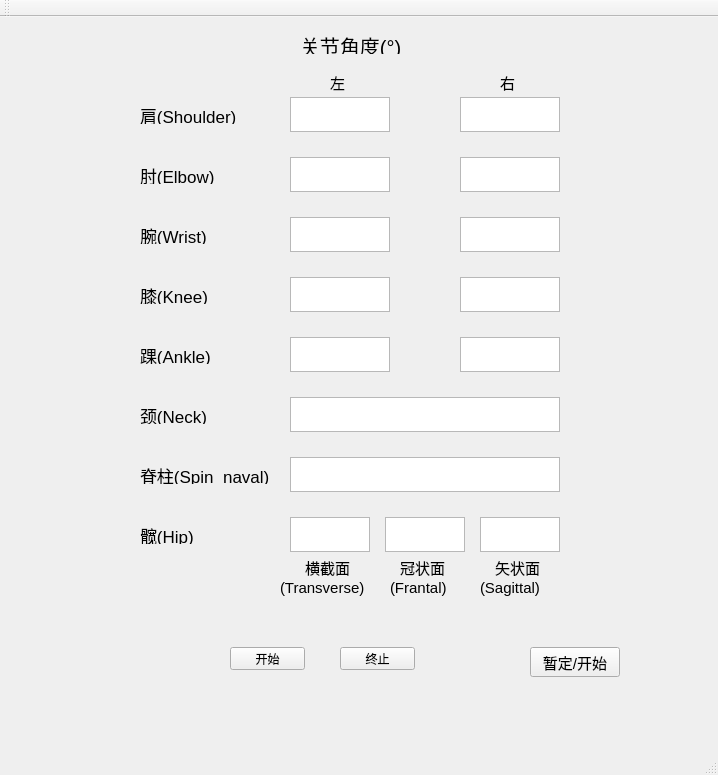
<?xml version="1.0" encoding="UTF-8"?>
<ui version="4.0">
 <class>QtGuiClass</class>
 <widget class="QMainWindow" name="QtGuiClass">
  <property name="geometry">
   <rect>
    <x>0</x>
    <y>0</y>
    <width>718</width>
    <height>775</height>
   </rect>
  </property>
  <property name="windowTitle">
   <string>SkeletonDataViewer</string>
  </property>
  <widget class="QWidget" name="centralWidget">
   <widget class="QLabel" name="label">
    <property name="geometry">
     <rect>
      <x>140</x>
      <y>90</y>
      <width>107</width>
      <height>17</height>
     </rect>
    </property>
    <property name="font">
     <font>
      <pointsize>13</pointsize>
     </font>
    </property>
    <property name="layoutDirection">
     <enum>Qt::LeftToRight</enum>
    </property>
    <property name="text">
     <string>肩(Shoulder)</string>
    </property>
   </widget>
   <widget class="QTextBrowser" name="shoulder_left">
    <property name="geometry">
     <rect>
      <x>290</x>
      <y>80</y>
      <width>100</width>
      <height>35</height>
     </rect>
    </property>
   </widget>
   <widget class="QTextBrowser" name="shoulder_right">
    <property name="geometry">
     <rect>
      <x>460</x>
      <y>80</y>
      <width>100</width>
      <height>35</height>
     </rect>
    </property>
   </widget>
   <widget class="QLabel" name="label_2">
    <property name="geometry">
     <rect>
      <x>300</x>
      <y>20</y>
      <width>140</width>
      <height>17</height>
     </rect>
    </property>
    <property name="font">
     <font>
      <pointsize>15</pointsize>
     </font>
    </property>
    <property name="layoutDirection">
     <enum>Qt::LeftToRight</enum>
    </property>
    <property name="text">
     <string>关节角度(°)</string>
    </property>
   </widget>
   <widget class="QLabel" name="label_3">
    <property name="geometry">
     <rect>
      <x>140</x>
      <y>150</y>
      <width>107</width>
      <height>17</height>
     </rect>
    </property>
    <property name="font">
     <font>
      <pointsize>13</pointsize>
     </font>
    </property>
    <property name="layoutDirection">
     <enum>Qt::LeftToRight</enum>
    </property>
    <property name="text">
     <string>肘(Elbow)</string>
    </property>
   </widget>
   <widget class="QTextBrowser" name="elbow_left">
    <property name="geometry">
     <rect>
      <x>290</x>
      <y>140</y>
      <width>100</width>
      <height>35</height>
     </rect>
    </property>
   </widget>
   <widget class="QTextBrowser" name="elbow_right">
    <property name="geometry">
     <rect>
      <x>460</x>
      <y>140</y>
      <width>100</width>
      <height>35</height>
     </rect>
    </property>
   </widget>
   <widget class="QLabel" name="label_4">
    <property name="geometry">
     <rect>
      <x>330</x>
      <y>55</y>
      <width>54</width>
      <height>20</height>
     </rect>
    </property>
    <property name="font">
     <font>
      <pointsize>11</pointsize>
     </font>
    </property>
    <property name="text">
     <string>左</string>
    </property>
   </widget>
   <widget class="QLabel" name="label_5">
    <property name="geometry">
     <rect>
      <x>500</x>
      <y>55</y>
      <width>54</width>
      <height>20</height>
     </rect>
    </property>
    <property name="font">
     <font>
      <pointsize>11</pointsize>
     </font>
    </property>
    <property name="text">
     <string>右</string>
    </property>
   </widget>
   <widget class="QLabel" name="label_6">
    <property name="geometry">
     <rect>
      <x>140</x>
      <y>210</y>
      <width>107</width>
      <height>17</height>
     </rect>
    </property>
    <property name="font">
     <font>
      <pointsize>13</pointsize>
     </font>
    </property>
    <property name="layoutDirection">
     <enum>Qt::LeftToRight</enum>
    </property>
    <property name="text">
     <string>腕(Wrist)</string>
    </property>
   </widget>
   <widget class="QTextBrowser" name="wrist_left">
    <property name="geometry">
     <rect>
      <x>290</x>
      <y>200</y>
      <width>100</width>
      <height>35</height>
     </rect>
    </property>
   </widget>
   <widget class="QTextBrowser" name="wrist_right">
    <property name="geometry">
     <rect>
      <x>460</x>
      <y>200</y>
      <width>100</width>
      <height>35</height>
     </rect>
    </property>
   </widget>
   <widget class="QLabel" name="label_7">
    <property name="geometry">
     <rect>
      <x>140</x>
      <y>330</y>
      <width>107</width>
      <height>17</height>
     </rect>
    </property>
    <property name="font">
     <font>
      <pointsize>13</pointsize>
     </font>
    </property>
    <property name="layoutDirection">
     <enum>Qt::LeftToRight</enum>
    </property>
    <property name="text">
     <string>踝(Ankle)</string>
    </property>
   </widget>
   <widget class="QTextBrowser" name="knee_left">
    <property name="geometry">
     <rect>
      <x>290</x>
      <y>260</y>
      <width>100</width>
      <height>35</height>
     </rect>
    </property>
   </widget>
   <widget class="QLabel" name="label_8">
    <property name="geometry">
     <rect>
      <x>140</x>
      <y>390</y>
      <width>107</width>
      <height>17</height>
     </rect>
    </property>
    <property name="font">
     <font>
      <pointsize>13</pointsize>
     </font>
    </property>
    <property name="layoutDirection">
     <enum>Qt::LeftToRight</enum>
    </property>
    <property name="text">
     <string>颈(Neck)</string>
    </property>
   </widget>
   <widget class="QTextBrowser" name="knee_right">
    <property name="geometry">
     <rect>
      <x>460</x>
      <y>260</y>
      <width>100</width>
      <height>35</height>
     </rect>
    </property>
   </widget>
   <widget class="QTextBrowser" name="ankle_left">
    <property name="geometry">
     <rect>
      <x>290</x>
      <y>320</y>
      <width>100</width>
      <height>35</height>
     </rect>
    </property>
   </widget>
   <widget class="QTextBrowser" name="ankle_right">
    <property name="geometry">
     <rect>
      <x>460</x>
      <y>320</y>
      <width>100</width>
      <height>35</height>
     </rect>
    </property>
   </widget>
   <widget class="QLabel" name="label_9">
    <property name="geometry">
     <rect>
      <x>140</x>
      <y>270</y>
      <width>107</width>
      <height>17</height>
     </rect>
    </property>
    <property name="font">
     <font>
      <pointsize>13</pointsize>
     </font>
    </property>
    <property name="layoutDirection">
     <enum>Qt::LeftToRight</enum>
    </property>
    <property name="text">
     <string>膝(Knee)</string>
    </property>
   </widget>
   <widget class="QTextBrowser" name="neck">
    <property name="geometry">
     <rect>
      <x>290</x>
      <y>380</y>
      <width>270</width>
      <height>35</height>
     </rect>
    </property>
   </widget>
   <widget class="QLabel" name="label_10">
    <property name="geometry">
     <rect>
      <x>140</x>
      <y>450</y>
      <width>141</width>
      <height>17</height>
     </rect>
    </property>
    <property name="font">
     <font>
      <pointsize>13</pointsize>
     </font>
    </property>
    <property name="layoutDirection">
     <enum>Qt::LeftToRight</enum>
    </property>
    <property name="text">
     <string>脊柱(Spin_naval)</string>
    </property>
   </widget>
   <widget class="QTextBrowser" name="spin_naval">
    <property name="geometry">
     <rect>
      <x>290</x>
      <y>440</y>
      <width>270</width>
      <height>35</height>
     </rect>
    </property>
   </widget>
   <widget class="QLabel" name="label_11">
    <property name="geometry">
     <rect>
      <x>140</x>
      <y>510</y>
      <width>107</width>
      <height>17</height>
     </rect>
    </property>
    <property name="font">
     <font>
      <pointsize>13</pointsize>
     </font>
    </property>
    <property name="layoutDirection">
     <enum>Qt::LeftToRight</enum>
    </property>
    <property name="text">
     <string>髋(Hip)</string>
    </property>
   </widget>
   <widget class="QTextBrowser" name="transverse">
    <property name="geometry">
     <rect>
      <x>290</x>
      <y>500</y>
      <width>80</width>
      <height>35</height>
     </rect>
    </property>
   </widget>
   <widget class="QTextBrowser" name="frantal">
    <property name="geometry">
     <rect>
      <x>385</x>
      <y>500</y>
      <width>80</width>
      <height>35</height>
     </rect>
    </property>
   </widget>
   <widget class="QTextBrowser" name="sagittal">
    <property name="geometry">
     <rect>
      <x>480</x>
      <y>500</y>
      <width>80</width>
      <height>35</height>
     </rect>
    </property>
   </widget>
   <widget class="QLabel" name="label_12">
    <property name="geometry">
     <rect>
      <x>305</x>
      <y>540</y>
      <width>54</width>
      <height>21</height>
     </rect>
    </property>
    <property name="font">
     <font>
      <pointsize>11</pointsize>
     </font>
    </property>
    <property name="text">
     <string>横截面</string>
    </property>
   </widget>
   <widget class="QLabel" name="label_13">
    <property name="geometry">
     <rect>
      <x>400</x>
      <y>540</y>
      <width>54</width>
      <height>21</height>
     </rect>
    </property>
    <property name="font">
     <font>
      <pointsize>11</pointsize>
     </font>
    </property>
    <property name="text">
     <string>冠状面</string>
    </property>
   </widget>
   <widget class="QLabel" name="label_14">
    <property name="geometry">
     <rect>
      <x>495</x>
      <y>540</y>
      <width>54</width>
      <height>21</height>
     </rect>
    </property>
    <property name="font">
     <font>
      <pointsize>11</pointsize>
     </font>
    </property>
    <property name="text">
     <string>矢状面</string>
    </property>
   </widget>
   <widget class="QLabel" name="label_15">
    <property name="geometry">
     <rect>
      <x>280</x>
      <y>560</y>
      <width>101</width>
      <height>21</height>
     </rect>
    </property>
    <property name="font">
     <font>
      <pointsize>11</pointsize>
     </font>
    </property>
    <property name="text">
     <string>(Transverse)</string>
    </property>
   </widget>
   <widget class="QLabel" name="label_16">
    <property name="geometry">
     <rect>
      <x>390</x>
      <y>560</y>
      <width>81</width>
      <height>21</height>
     </rect>
    </property>
    <property name="font">
     <font>
      <pointsize>11</pointsize>
     </font>
    </property>
    <property name="text">
     <string>(Frantal)</string>
    </property>
   </widget>
   <widget class="QLabel" name="label_17">
    <property name="geometry">
     <rect>
      <x>480</x>
      <y>560</y>
      <width>81</width>
      <height>21</height>
     </rect>
    </property>
    <property name="font">
     <font>
      <pointsize>11</pointsize>
     </font>
    </property>
    <property name="text">
     <string>(Sagittal)</string>
    </property>
   </widget>
   <widget class="QPushButton" name="pushButton">
    <property name="geometry">
     <rect>
      <x>530</x>
      <y>630</y>
      <width>90</width>
      <height>30</height>
     </rect>
    </property>
    <property name="font">
     <font>
      <pointsize>11</pointsize>
     </font>
    </property>
    <property name="text">
     <string>暂定/开始</string>
    </property>
   </widget>
   <widget class="QPushButton" name="stopButton">
    <property name="geometry">
     <rect>
      <x>340</x>
      <y>630</y>
      <width>75</width>
      <height>23</height>
     </rect>
    </property>
    <property name="text">
     <string>终止</string>
    </property>
   </widget>
   <widget class="QPushButton" name="startButton">
    <property name="geometry">
     <rect>
      <x>230</x>
      <y>630</y>
      <width>75</width>
      <height>23</height>
     </rect>
    </property>
    <property name="text">
     <string>开始</string>
    </property>
   </widget>
  </widget>
  <widget class="QMenuBar" name="menuBar">
   <property name="geometry">
    <rect>
     <x>0</x>
     <y>0</y>
     <width>718</width>
     <height>23</height>
    </rect>
   </property>
  </widget>
  <widget class="QToolBar" name="mainToolBar">
   <attribute name="toolBarArea">
    <enum>TopToolBarArea</enum>
   </attribute>
   <attribute name="toolBarBreak">
    <bool>false</bool>
   </attribute>
  </widget>
  <widget class="QStatusBar" name="statusBar"/>
 </widget>
 <layoutdefault spacing="6" margin="11"/>
 <resources>
  <include location="qtgui.qrc"/>
 </resources>
 <connections>
  <connection>
   <sender>pushButton</sender>
   <signal>clicked()</signal>
   <receiver>QtGuiClass</receiver>
   <slot>start_pause()</slot>
   <hints>
    <hint type="sourcelabel">
     <x>585</x>
     <y>671</y>
    </hint>
    <hint type="destinationlabel">
     <x>586</x>
     <y>706</y>
    </hint>
   </hints>
  </connection>
 </connections>
 <slots>
  <slot>slot1()</slot>
  <slot>start_pause()</slot>
 </slots>
</ui>
